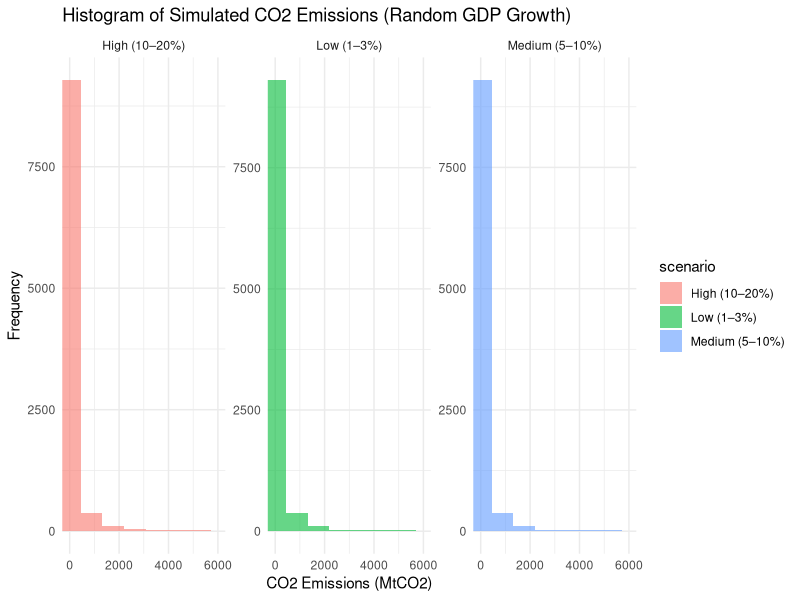
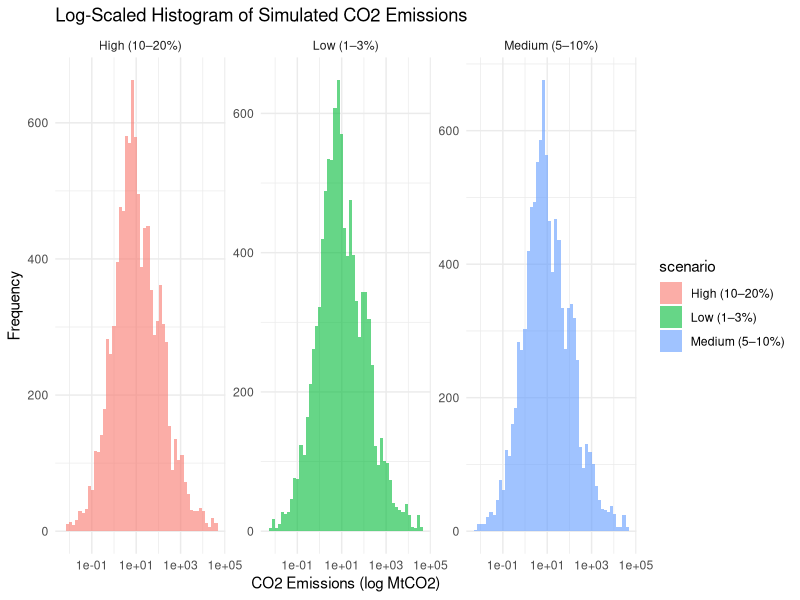
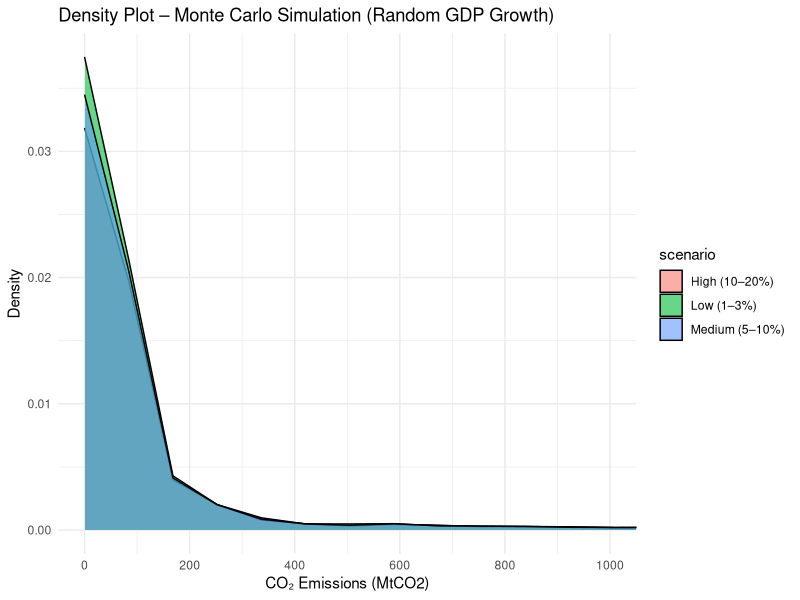
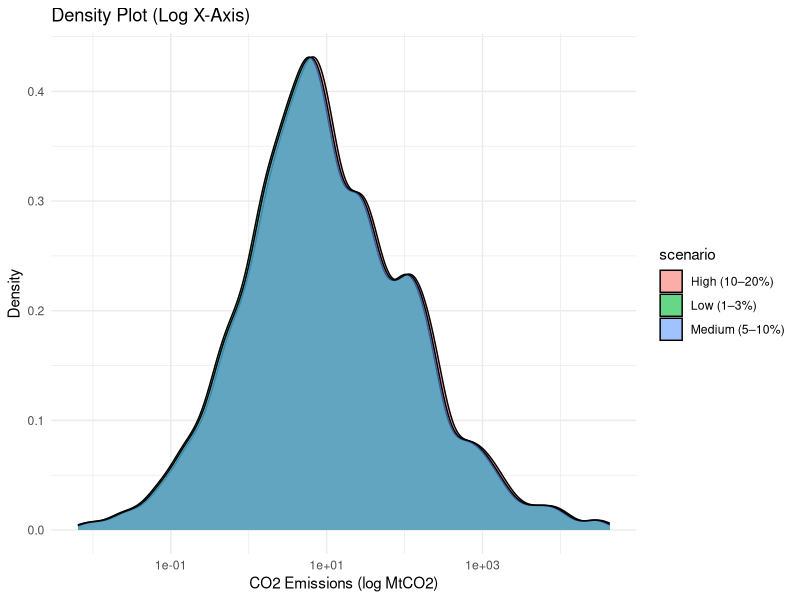
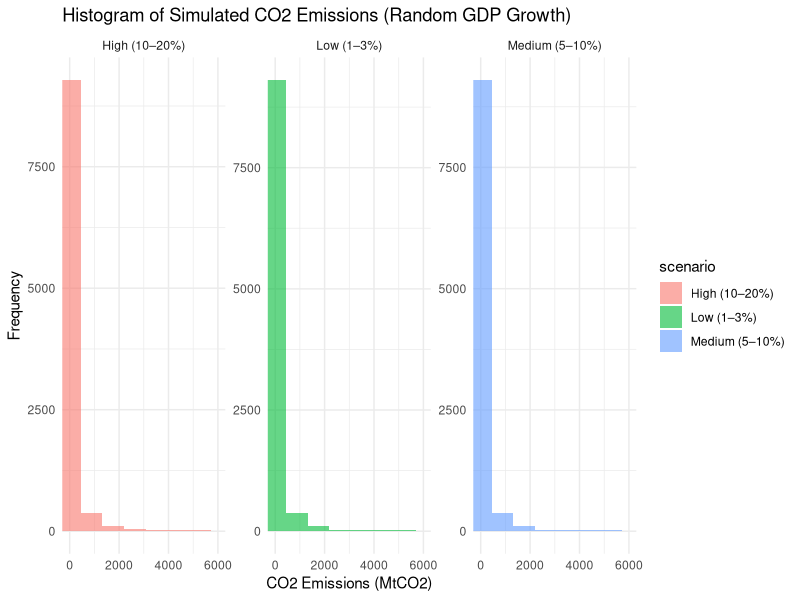
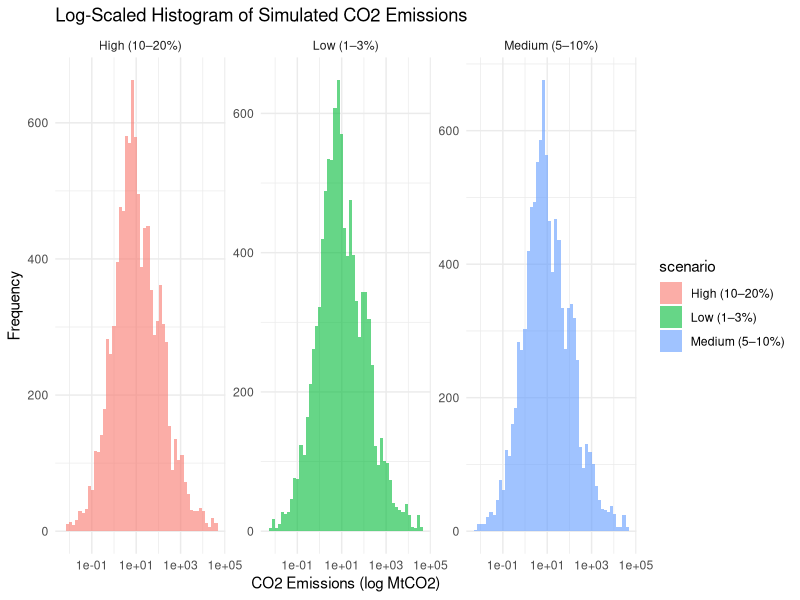
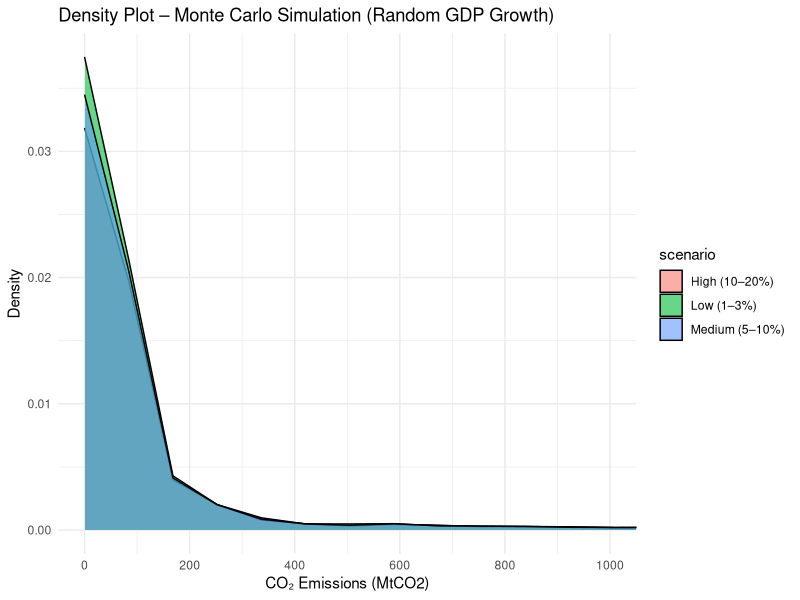
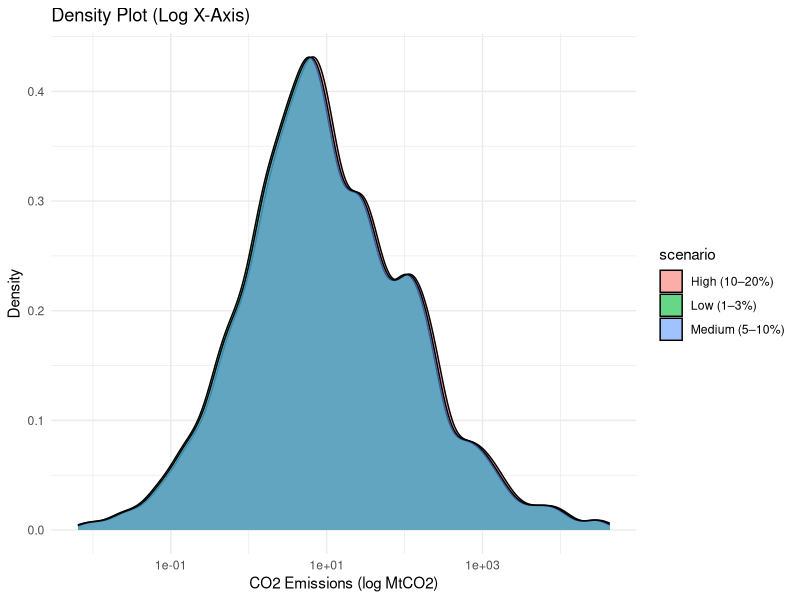

These figures' R source, in order: (Note: this script raises an error after producing the figures.)
library(tidyverse)
library(ggplot2)

df <- read_csv("gdp_co2_data.csv")

model_log <- lm(log(co2_emissions) ~ log(gdp), data = df)

set.seed(123)
n_sim <- 10000
gdp_sample <- sample(df$gdp, size = n_sim, replace = TRUE)

gdp_low <- gdp_sample * runif(n_sim, 1.01, 1.03)
gdp_med <- gdp_sample * runif(n_sim, 1.05, 1.10)
gdp_high <- gdp_sample * runif(n_sim, 1.10, 1.20)

pred_low <- predict(model_log, newdata = data.frame(gdp = gdp_low))
pred_med <- predict(model_log, newdata = data.frame(gdp = gdp_med))
pred_high <- predict(model_log, newdata = data.frame(gdp = gdp_high))

co2_low <- exp(pred_low)
co2_med <- exp(pred_med)
co2_high <- exp(pred_high)

sim_df <- tibble(
  co2 = c(co2_low, co2_med, co2_high),
  scenario = rep(c("Low (1–3%)", "Medium (5–10%)", "High (10–20%)"), each = n_sim)
)
sim_df

p_hist <- ggplot(sim_df, aes(x = co2, fill = scenario)) +
  geom_histogram(bins = 50, alpha = 0.6, position = "identity") +
  facet_wrap(~scenario, scales = "free_y") +
  labs(
    title = "Histogram of Simulated CO2 Emissions (Random GDP Growth)",
    x = "CO2 Emissions (MtCO2)",
    y = "Frequency"
  ) + 
  scale_x_continuous(breaks = seq(0, 6000, by = 2000)) +
  coord_cartesian(xlim = c(0, 6000)) +
  theme_minimal()
p_hist
ggsave("plots/mc_sim_histograms_facet.png", plot = p_hist, width = 10, height = 5)

p_hist_log <- ggplot(sim_df, aes(x = co2, fill = scenario)) +
  geom_histogram(bins = 50, alpha = 0.6, position = "identity") +
  facet_wrap(~scenario, scales = "free_y") +
  scale_x_log10() +
  labs(
    title = "Log-Scaled Histogram of Simulated CO2 Emissions",
    x = "CO2 Emissions (log MtCO2)",
    y = "Frequency"
  ) +
  theme_minimal()
p_hist_log
ggsave("plots/mc_sim_log_histograms_facet.png", plot = p_hist_log, width = 10, height = 5)

p_density <- ggplot(sim_df, aes(x = co2, fill = scenario)) +
  geom_density(alpha = 0.6) +
  labs(
    title = "Density Plot – Monte Carlo Simulation (Random GDP Growth)",
    x = "CO₂ Emissions (MtCO2)",
    y = "Density"
  ) +
  scale_x_continuous(breaks = seq(0, 1000, by = 200)) +
  coord_cartesian(xlim = c(0, 1000)) +
  theme_minimal()
p_density
ggsave("plots/mc_sim_density_overlay.png", plot = p_density, width = 9, height = 5)


p_density_log <- ggplot(sim_df, aes(x = co2, fill = scenario)) +
  geom_density(alpha = 0.6) +
  scale_x_log10() +
  labs(
    title = "Density Plot (Log X-Axis)",
    x = "CO2 Emissions (log MtCO2)",
    y = "Density"
  ) +
  theme_minimal()
p_density_log
ggsave("plots/mc_sim_log_density_overlay.png", plot = p_density_log, width = 9, height = 5)

summary_df <- sim_df %>%
  group_by(scenario) %>%
  summarise(
    mean = mean(co2),
    sd = sd(co2),
    min = min(co2),
    max = max(co2),
    p10 = quantile(co2, 0.10),
    median = median(co2),
    p90 = quantile(co2, 0.90)
  )
summary_df
write_csv(summary_df, "tables/mc_sim_random_gdp_summary.csv")





